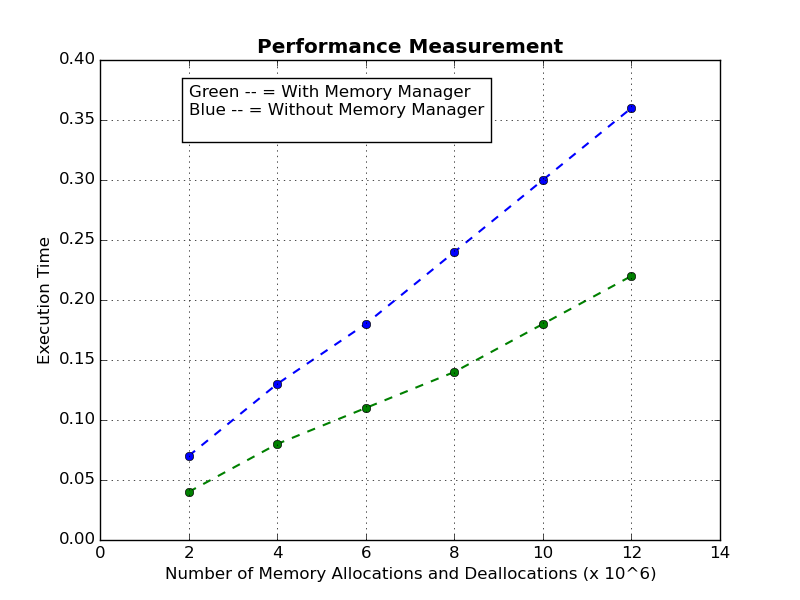

Here is the Python script that generated this plot:
# code for plotting performance measurement
import matplotlib.pyplot as plt


rtt=[0.07,0.13,0.18,0.24,0.3,0.36]
p=[2,4,6,8,10,12]
bx=plt.subplot(111)
bx.plot(p,rtt,linestyle='--',marker='o',linewidth=1.5)
bx.grid()
bx.set_xlim(0,14)
bx.set_ylim(0,0.40)
bx.set_title('Performance Measurement',color='#000000',weight="bold",size="large")
bx.set_ylabel('Execution Time')
bx.set_xlabel('Number of Memory Allocations and Deallocations (x 10^6)')
bx.text(2,0.34,'Green -- = With Memory Manager\nBlue -- = Without Memory Manager\n',bbox={'facecolor':'white','pad':10})

p=[2,4,6,8,10,12]
rtt=[0.04,0.08,0.11,0.14,0.18,0.22]
bx.plot(p,rtt,linestyle='--',marker='o',linewidth=1.5)

plt.savefig('graph.png')
